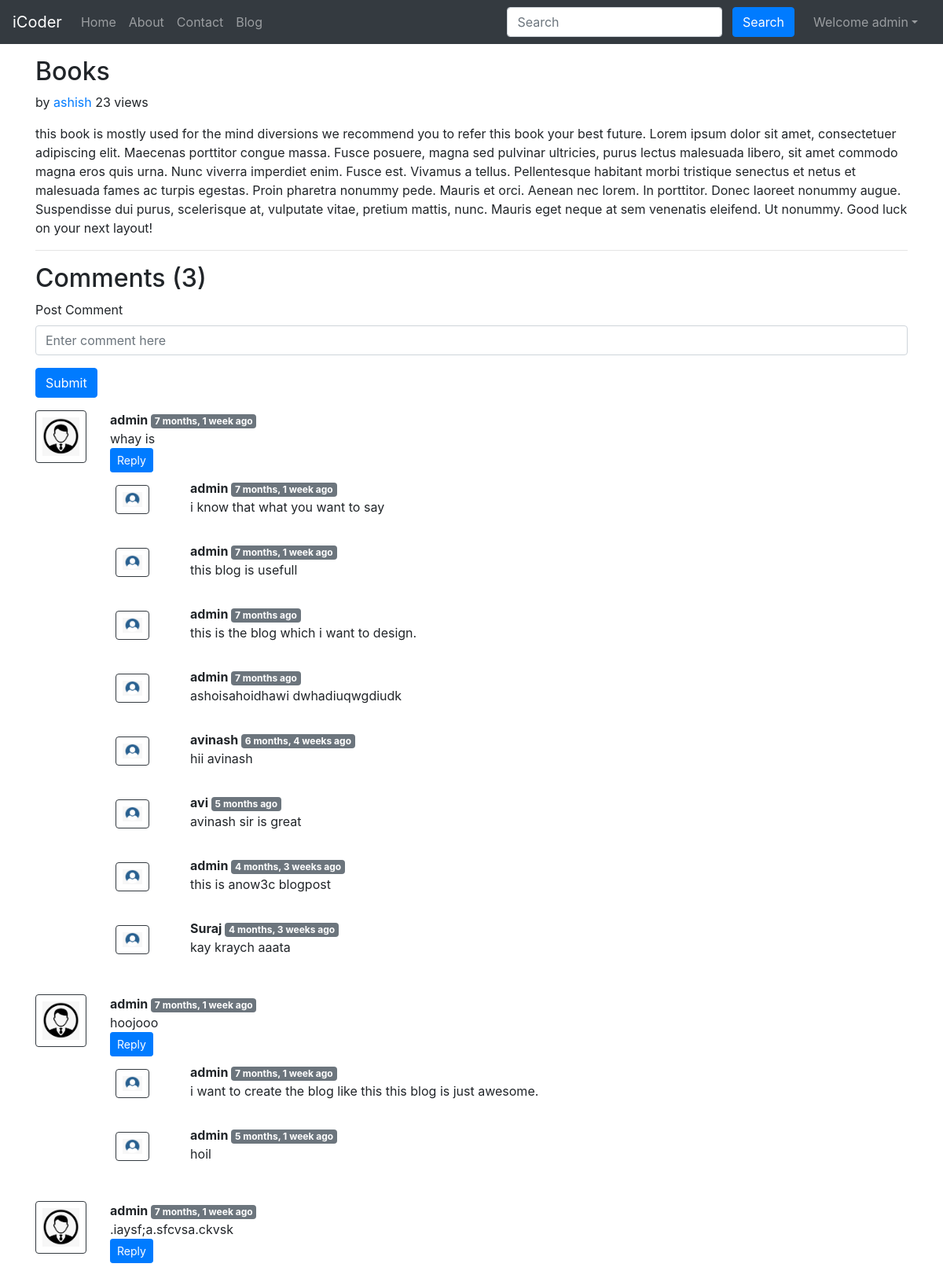
The page /blog/this-is-a-book/ (signed in) on the database its author committed.
### blog/models.py (models this page shows, shortened)
class Post(models.Model):
    sno = models.AutoField(primary_key=True)
    title = models.CharField(max_length=130)
    content = models.TextField()
    author = models.CharField(max_length=130)
    slug = models.CharField(max_length=130)
    views= models.IntegerField(default=0)
    timestamp = models.DateTimeField(blank=True)

class BlogComment(models.Model):
    sno = models.AutoField(primary_key=True)
    comment = models.TextField()
    user = models.ForeignKey(User, on_delete=models.CASCADE)
    post = models.ForeignKey(Post, on_delete=models.CASCADE)
    parent = models.ForeignKey('self', on_delete=models.CASCADE, null=True)
    timestamp = models.DateTimeField(default=now)

### blog/views.py (the view)
# urls.py: path('<str:slug>/', views.blogPost, name='blogPost'),
def blogPost(request, slug):
    post=Post.objects.filter(slug=slug).first()
    post.views=post.views + 1
    post.save()
    comments= BlogComment.objects.filter(post=post, parent=None)
    replies= BlogComment.objects.filter(post=post).exclude(parent=None)
    replyDict={}
    for reply in replies:
        if reply.parent.sno not in replyDict.keys():
            replyDict[reply.parent.sno]=[reply]
        else:
            replyDict[reply.parent.sno].append(reply)
    context={'post':post, 'comments': comments, 'user': request.user, 'replyDict': replyDict}
    return render(request, "blog/blogPost.html", context)

### blog/templatetags/extras.py (called while the page is built)
@register.filter(name='get_val')
def get_val(dict, key):
    return dict.get(key)

### templates/blog/blogPost.html (shortened to what this page needs)
{% extends 'base.html' %}
{% block body %}
{% load humanize %}
{% load extras %}
<div class="container my-3">
    <h2 class="blog-post-title">{{post.title}}</h2>
    <p class="blog-post-meta">{{post.timeStamp}} by <a href="/about">{{post.author}}</a> <span>{{post.views}} views</span></p>
    <p>{{post.content|safe}}</p>
    <hr>
</div>
<div class="container">
    <h2> Comments ({{comments.count}}) </h2>
    <div class="my-2">
        {% if user.is_authenticated %}
        <form action="/blog/postComment" method="post">
            <div class="form-group">
                <label for="exampleInputEmail1">Post Comment </label>
                <input type="text" class="form-control" name="comment" placeholder="Enter comment here">
            </div>
            <button type="submit" class="btn btn-primary">Submit</button>
        </form>
        {% else %}
        Please login to post a comment
        {% endif %}
    </div>
    {% for comment in comments %}
    <div class="row my-3">
        <div class="col-md-1  ">
            <img class="rounded mx-auto d-block w-100 border border-dark p-2" src="/static/img/logo.png" alt="user">
        </div>
        <div class="col-md-11 ">
            <b> {{comment.user.username}} </b> <span class="badge badge-secondary ">{{comment.timestamp| naturaltime}}</span>
            <div>{{comment.comment}}</div>
            <div class="reply mx-0">
                {% if user.is_authenticated %}
                <button class="btn btn-sm btn-primary" type="button" data-toggle="collapse" data-target="#replyBox{{comment.sno}}" aria-expanded="false" aria-controls="replyBox{{comment.sno}}">
                    Reply
                </button>
                {% else %}
                <button class="btn btn-sm btn-primary" type="button" data-toggle="collapse" data-target="#replyBox{{comment.sno}}" aria-expanded="false" aria-controls="replyBox{{comment.sno}}">
                    Login to reply
                </button>
                {% endif %}
                <div class="replies my-2 ">
                    {% for reply in replyDict|get_val:comment.sno %}
                    <div class="row my-2">
                        <div class="col-md-1 ">
                            <img class="rounded mx-auto d-block w-75 my-2 border border-dark p-2" src="/static/img/logo1.png" alt="user">
                        </div>
                        <div class="col-md-11">
                            <div class="col-md-11 ">
                                <b> {{reply.user.username}} </b> <span class="badge badge-secondary ">{{reply.timestamp| naturaltime}}</span>
                                <div>{{reply.comment}}</div>
                            </div>
                            <br>
                        </div>
                    </div>
                    {% endfor %}
                </div>
            </div>
        </div>
    </div>
    {% endfor %}
</div>
{% endblock %}

### templates/base.html (shortened to what this page needs)
<!doctype html>
<html lang="en">
  <head>
    <link rel="stylesheet" href="https://stackpath.bootstrapcdn.com/bootstrap/4.5.2/css/bootstrap.min.css">
  </head>
  <body>
    <nav class="navbar navbar-expand-lg navbar-dark bg-dark">
        <a class="navbar-brand" href="/">iCoder</a>
        <div class="collapse navbar-collapse" id="navbarSupportedContent">
          <ul class="navbar-nav mr-auto">
            <li class="nav-item {% block homeactive %}  {% endblock homeactive %}">
              <a class="nav-link" href="/">Home <span class="sr-only">(current)</span></a>
            </li>
            <li class="nav-item {% block aboutactive %}  {% endblock aboutactive %}" >
              <a class="nav-link" href="/about">About</a>
            </li>
            <li class="nav-item {% block contactactive %}  {% endblock contactactive %} ">
              <a class="nav-link" href="/contact">Contact</a>
            </li>
            <li class="nav-item {% block blogactive %}  {% endblock blogactive %} ">
              <a class="nav-link" href="/blog">Blog</a>
            </li>
          </ul>
          <div class="ml-auto form-inline ">
          <form method="get" action="/search"class="my-2 my-lg-0 mx-3">
            <input class="form-control mr-sm-2" type="search" placeholder="Search" aria-label="Search" name="query" id="query">
            <button class="btn btn-primary my-2 my-sm-0 " type="submit">Search</button>
          </form>
{% if user.is_authenticated %}
<ul class="navbar-nav mr-2">
<li class="nav-item dropdown">
<a class="nav-link dropdown-toggle" href='#' id="navbarDropdown" role="button" data-toggle="dropdown"> Welcome {{request.user}}</a>
      </li>
      </ul>
      </div>
{% endif %}
        </div>
      </nav>
      {% block body %}  {% endblock body %}
  </body>
</html>

### rows shown on the page
Post: title "Books", author "ashish", views "23", content "this book is mostly used for the mind diversions we recommend you to refer this book your best future. Lorem ipsum dolor sit amet, consectetuer adipiscing elit. Maecenas porttitor congue massa. Fusce posuere, magna sed pulvinar ultricies, purus lectus malesuada libero, sit amet commodo magna eros quis urna. Nunc viverra imperdiet enim. Fusce est. Vivamus a tellus. Pellentesque habitant morbi tristique senectus et netus et malesuada fames ac turpis egestas. Proin pharetra nonummy pede. Mauris et orci. Aenean nec lorem. In porttitor. Donec laoreet nonummy augue. Suspendisse dui purus, scelerisque at, vulputate vitae, pretium mattis, nunc. Mauris eget neque at sem venenatis eleifend. Ut…"
BlogComment: user.username "admin", timestamp "7 months, 1 week ago", comment "whay is"
BlogComment: user.username "admin", timestamp "7 months, 1 week ago", comment "i know that what you want to say"
BlogComment: user.username "admin", timestamp "7 months, 1 week ago", comment "this blog is usefull"
BlogComment: user.username "admin", timestamp "7 months ago", comment "this is the blog which i want to design."
BlogComment: user.username "admin", timestamp "7 months ago", comment "ashoisahoidhawi dwhadiuqwgdiudk"
BlogComment: user.username "avinash", timestamp "6 months, 4 weeks ago", comment "hii avinash"
BlogComment: user.username "avi", timestamp "5 months ago", comment "avinash sir is great"
BlogComment: user.username "admin", timestamp "4 months, 3 weeks ago", comment "this is anow3c blogpost"
BlogComment: user.username "Suraj", timestamp "4 months, 3 weeks ago", comment "kay kraych aaata"
BlogComment: user.username "admin", timestamp "7 months, 1 week ago", comment "hoojooo"
BlogComment: user.username "admin", timestamp "7 months, 1 week ago", comment "i want to create the blog like this this blog is just awesome."
BlogComment: user.username "admin", timestamp "5 months, 1 week ago", comment "hoil"
BlogComment: user.username "admin", timestamp "7 months, 1 week ago", comment ".iaysf;a.sfcvsa.ckvsk"

### other values the page prints
{{ request.user }} "admin"
{{ comments.count }} "3"
